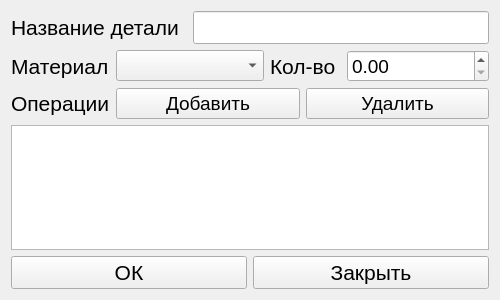
<?xml version="1.0" encoding="UTF-8"?>
<ui version="4.0">
 <class>Form</class>
 <widget class="QWidget" name="Form">
  <property name="geometry">
   <rect>
    <x>0</x>
    <y>0</y>
    <width>500</width>
    <height>300</height>
   </rect>
  </property>
  <property name="minimumSize">
   <size>
    <width>500</width>
    <height>300</height>
   </size>
  </property>
  <property name="maximumSize">
   <size>
    <width>500</width>
    <height>300</height>
   </size>
  </property>
  <property name="windowTitle">
   <string>Деталь</string>
  </property>
  <layout class="QGridLayout" name="gridLayout">
   <item row="2" column="1" colspan="5">
    <layout class="QHBoxLayout" name="horizontalLayout_2">
     <item>
      <widget class="QPushButton" name="add">
       <property name="font">
        <font>
         <pointsize>14</pointsize>
        </font>
       </property>
       <property name="text">
        <string>Добавить</string>
       </property>
      </widget>
     </item>
     <item>
      <widget class="QPushButton" name="delete_operation">
       <property name="font">
        <font>
         <pointsize>14</pointsize>
        </font>
       </property>
       <property name="text">
        <string>Удалить</string>
       </property>
      </widget>
     </item>
    </layout>
   </item>
   <item row="4" column="0" colspan="6">
    <layout class="QHBoxLayout" name="horizontalLayout">
     <item>
      <widget class="QPushButton" name="ok">
       <property name="font">
        <font>
         <pointsize>16</pointsize>
        </font>
       </property>
       <property name="text">
        <string>ОК</string>
       </property>
      </widget>
     </item>
     <item>
      <widget class="QPushButton" name="closing">
       <property name="font">
        <font>
         <pointsize>16</pointsize>
        </font>
       </property>
       <property name="text">
        <string>Закрыть</string>
       </property>
      </widget>
     </item>
    </layout>
   </item>
   <item row="0" column="2" colspan="4">
    <widget class="QLineEdit" name="title">
     <property name="font">
      <font>
       <pointsize>16</pointsize>
      </font>
     </property>
    </widget>
   </item>
   <item row="0" column="0" colspan="2">
    <widget class="QLabel" name="label">
     <property name="font">
      <font>
       <pointsize>16</pointsize>
      </font>
     </property>
     <property name="text">
      <string>Название детали</string>
     </property>
    </widget>
   </item>
   <item row="1" column="1" colspan="2">
    <widget class="QComboBox" name="materials">
     <property name="font">
      <font>
       <pointsize>14</pointsize>
      </font>
     </property>
    </widget>
   </item>
   <item row="1" column="0">
    <widget class="QLabel" name="label_2">
     <property name="font">
      <font>
       <pointsize>16</pointsize>
      </font>
     </property>
     <property name="text">
      <string>Материал</string>
     </property>
    </widget>
   </item>
   <item row="1" column="3">
    <widget class="QLabel" name="label_3">
     <property name="font">
      <font>
       <pointsize>16</pointsize>
      </font>
     </property>
     <property name="text">
      <string>Кол-во</string>
     </property>
    </widget>
   </item>
   <item row="2" column="0">
    <widget class="QLabel" name="label_4">
     <property name="font">
      <font>
       <pointsize>16</pointsize>
      </font>
     </property>
     <property name="text">
      <string>Операции</string>
     </property>
    </widget>
   </item>
   <item row="3" column="0" colspan="6">
    <widget class="QListWidget" name="operations"/>
   </item>
   <item row="1" column="4" colspan="2">
    <widget class="QDoubleSpinBox" name="count">
     <property name="font">
      <font>
       <pointsize>14</pointsize>
      </font>
     </property>
    </widget>
   </item>
  </layout>
 </widget>
 <resources/>
 <connections/>
</ui>
